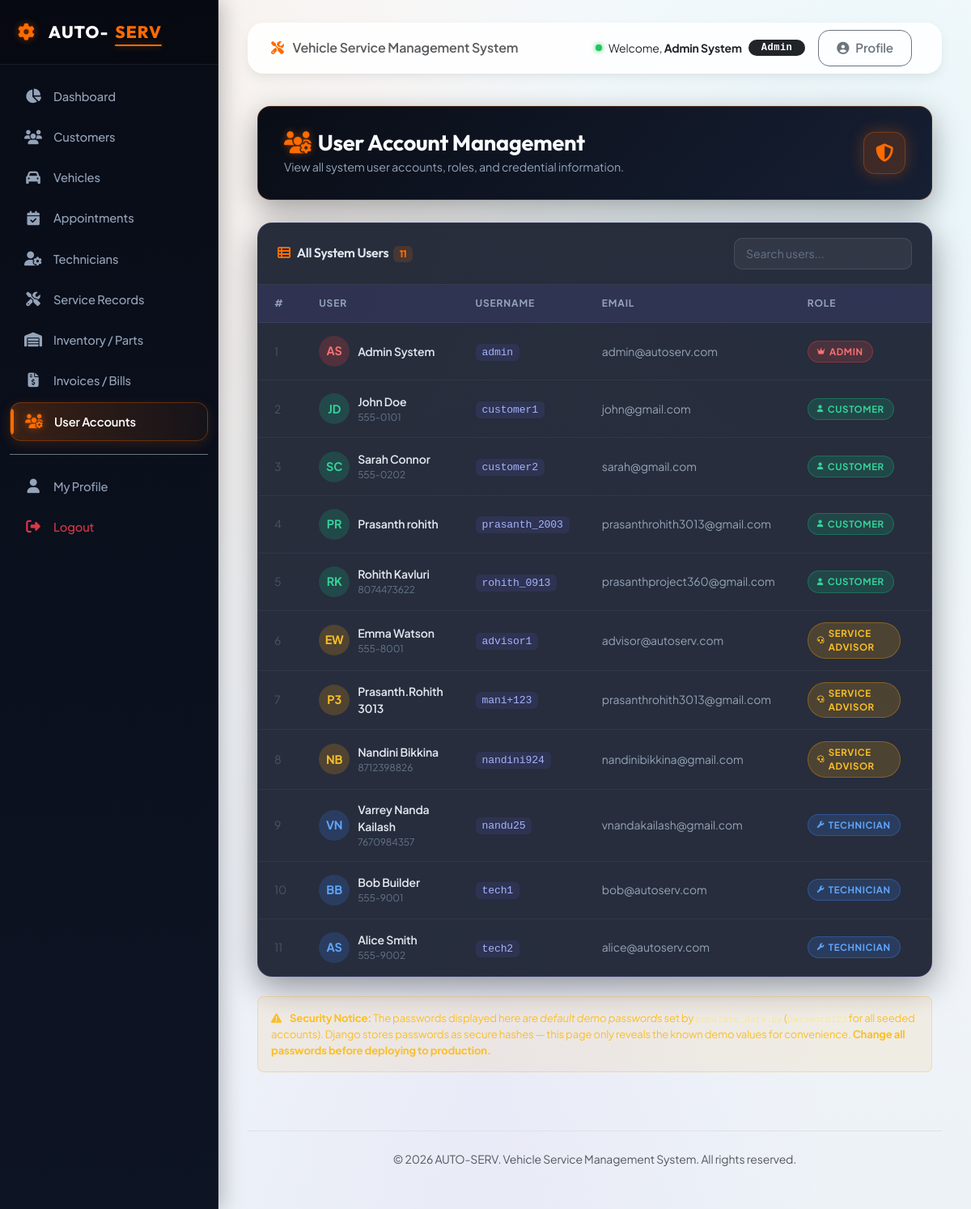
The app's page /accounts/users/ (signed in), older data.
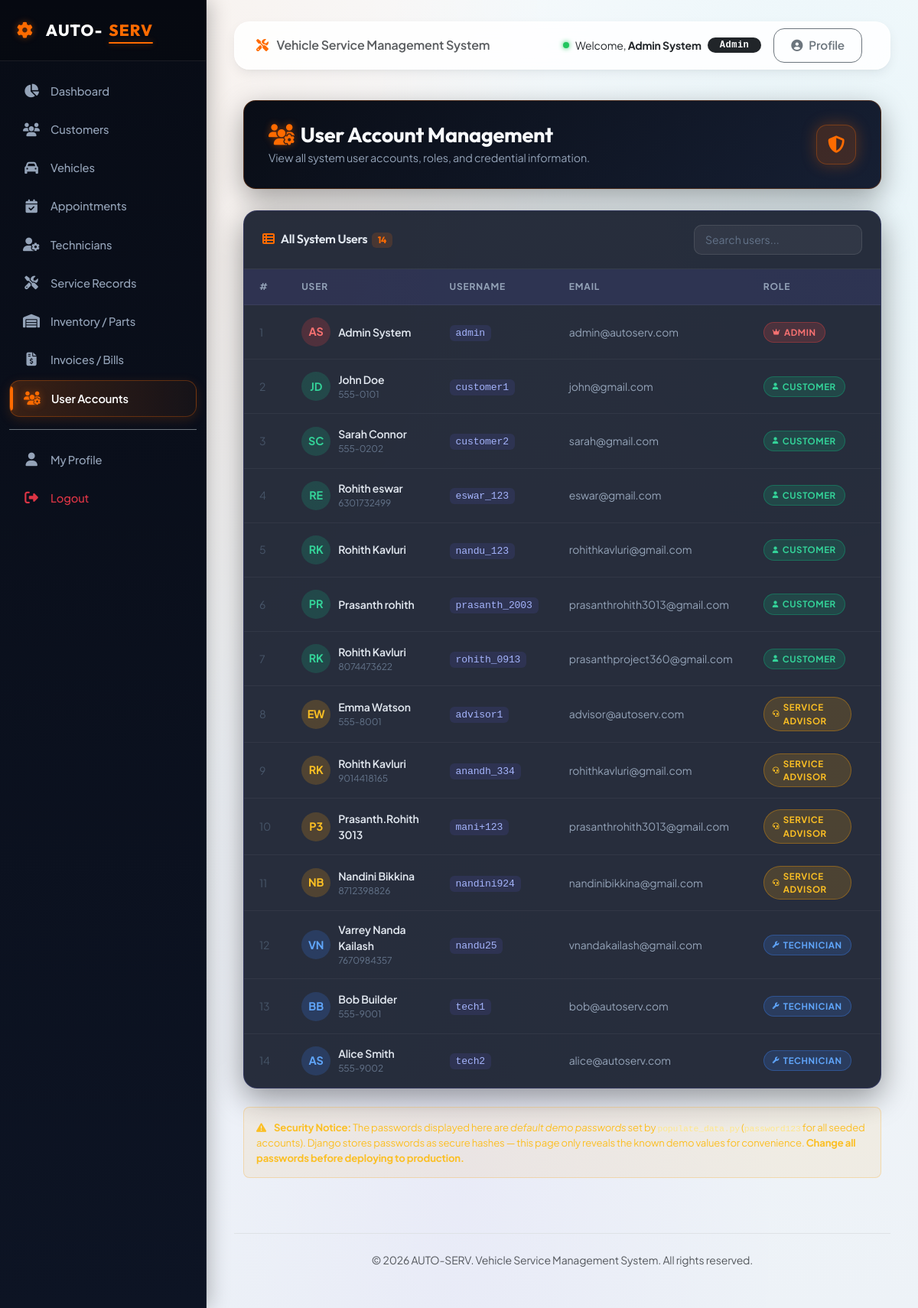
The same page, newer data.
### accounts/models.py (models this page shows, shortened)
class User(AbstractUser):
    ROLE_CHOICES = (
        ('admin', 'Admin'),
        ('customer', 'Customer'),
        ('technician', 'Technician'),
        ('service_advisor', 'Service Advisor'),
    )
    role = models.CharField(max_length=20, choices=ROLE_CHOICES, default='customer')
    phone = models.CharField(max_length=15, blank=True, null=True)
    address = models.TextField(blank=True, null=True)

### accounts/decorators.py (the view)
        def _wrapped_view(request, *args, **kwargs):
            if request.user.is_authenticated:
                allowed_roles = list(roles)
                if 'admin' in allowed_roles and 'service_advisor' not in allowed_roles:
                    allowed_roles.append('service_advisor')
                if request.user.role in allowed_roles or request.user.is_superuser:
                    return view_func(request, *args, **kwargs)
            raise PermissionDenied

### accounts/views.py (called while the page is built)
@login_required
@role_required('admin')
def user_list(request):
    users = User.objects.all().order_by('role', 'username')
    return render(request, 'accounts/user_list.html', {'users': users})

### templates/accounts/user_list.html (shortened to what this page needs)
{% extends 'base.html' %}
{% load static %}
{% block content %}
<div class="page-header">
  <div>
    <h1><i class="fa-solid fa-users-gear me-2 brand-gear" style="color:var(--primary-color);"></i>User Account Management</h1>
    <p>View all system user accounts, roles, and credential information.</p>
  </div>
  <div class="header-icon">
    <i class="fa-solid fa-shield-halved"></i>
  </div>
</div>
<div class="table-card">
  <div class="card-toolbar">
    <h5><i class="fa-solid fa-table-list me-2" style="color:var(--primary-color);"></i>All System Users &nbsp;<span class="badge" style="background:rgba(255,107,0,.15);color:var(--primary-color);font-size:.75rem;">{{ users|length }}</span></h5>
    <input id="userSearch" type="text" class="search-box" placeholder="Search users..." oninput="filterUsers(this.value)">
  </div>
  <div style="overflow-x:auto;">
    <table class="users-table" id="usersTable">
      <thead>
        <tr>
          <th>#</th>
          <th>User</th>
          <th>Username</th>
          <th>Email</th>
          <th>Role</th>
          <th>Privileges</th>
        </tr>
      </thead>
      <tbody>
        {% for u in users %}
        <tr class="user-row">
          <td style="color:#475569;">{{ forloop.counter }}</td>
          <td>
            <div style="display:flex;align-items:center;gap:10px;">
              <div class="user-avatar"
                   style="background:{% if u.role == 'admin' %}rgba(239,68,68,.2){% elif u.role == 'technician' %}rgba(59,130,246,.2){% elif u.role == 'service_advisor' %}rgba(245,158,11,.2){% else %}rgba(16,185,129,.2){% endif %};">
                <span style="color:{% if u.role == 'admin' %}#f87171{% elif u.role == 'technician' %}#60a5fa{% elif u.role == 'service_advisor' %}#fbbf24{% else %}#34d399{% endif %};">
                  {{ u.first_name|slice:":1"|upper }}{{ u.last_name|slice:":1"|upper }}
                </span>
              </div>
              <div>
                <div style="font-weight:600;color:#e2e8f0;">
                  {% if u.first_name or u.last_name %}
                    {{ u.first_name }} {{ u.last_name }}
                  {% else %}
                    <span style="color:#475569;font-style:italic;">No Name</span>
                  {% endif %}
                </div>
                {% if u.phone %}<div style="font-size:.75rem;color:#64748b;">{{ u.phone }}</div>{% endif %}
              </div>
            </div>
          </td>
          <td>
            <code style="background:rgba(99,102,241,.12);padding:3px 8px;border-radius:6px;color:#a5b4fc;font-size:.82rem;">{{ u.username }}</code>
          </td>
          <td style="color:#94a3b8;">{{ u.email|default:"—" }}</td>
          <td>
            <span class="role-badge role-{{ u.role }}">
              {{ u.get_role_display }}
            </span>
          </td>
          <td>
          </td>
        </tr>
        {% endfor %}
      </tbody>
    </table>
  </div>
</div>
<div class="mt-4 p-3 rounded-3" style="background:rgba(245,158,11,.08);border:1px solid rgba(245,158,11,.25);color:#fbbf24;font-size:.82rem;">
  <i class="fa-solid fa-triangle-exclamation me-2"></i>
  <strong>Security Notice:</strong> The passwords displayed here are <em>default demo passwords</em>
  set by <code style="color:#fde68a;">populate_data.py</code>
  (<code style="color:#fde68a;">password123</code> for all seeded accounts).
  Django stores passwords as secure hashes — this page only reveals the known demo values for convenience.
  <strong>Change all passwords before deploying to production.</strong>
</div>
{% endblock %}

### templates/navbar.html (shortened to what this page needs)
<nav class="navbar navbar-expand-lg main-navbar py-2 px-3 mb-3 no-print">
    <div class="container-fluid">
        {% if not user.is_authenticated %}
        <a class="navbar-brand text-dark fw-bold d-flex align-items-center" href="/">
            <i class="fa-solid fa-gear me-2 brand-gear fs-4"></i>AUTO-<span style="color:var(--primary-color);">SERV</span>
        </a>
        {% else %}
        <span class="navbar-brand text-muted fs-6 d-none d-md-inline fw-semibold">
            <i class="fa-solid fa-screwdriver-wrench me-2" style="color:var(--primary-color);"></i> Vehicle Service Management System
        </span>
        {% endif %}
        <div class="ms-auto d-flex align-items-center">
            {% if user.is_authenticated %}
            <div class="text-dark me-3 d-none d-sm-flex align-items-center">
                <span class="status-dot dot-active me-2"></span>
                <span class="small me-2">Welcome, <strong class="text-dark">{{ user.first_name|default:user.username }} {{ user.last_name }}</strong></span>
                <span class="badge bg-dark rounded-pill px-3 py-1 font-monospace" style="letter-spacing: 0.5px;">{{ user.get_role_display }}</span>
            </div>
            <a href="{% url 'accounts:profile' %}" class="btn btn-sm btn-outline-secondary me-2">
                <i class="fa-solid fa-user-circle"></i> Profile
            </a>
            {% endif %}
        </div>
    </div>
</nav>

Row changes from the older to the newer data that the page shows:
added User: first_name "R", last_name "E", first_name "Rohith", last_name "eswar", phone "6301732499", username "eswar_123", email "eswar@gmail.com", role "CUSTOMER"
added User: first_name "R", last_name "K", first_name "Rohith", last_name "Kavluri", username "nandu_123", email "rohithkavluri@gmail.com", role "CUSTOMER"
added User: first_name "R", last_name "K", first_name "Rohith", last_name "Kavluri", phone "9014418165", username "anandh_334", email "rohithkavluri@gmail.com", role "SERVICE ADVISOR"
Text that changed along with them:
{{ users|length }}: "11" → "14"
